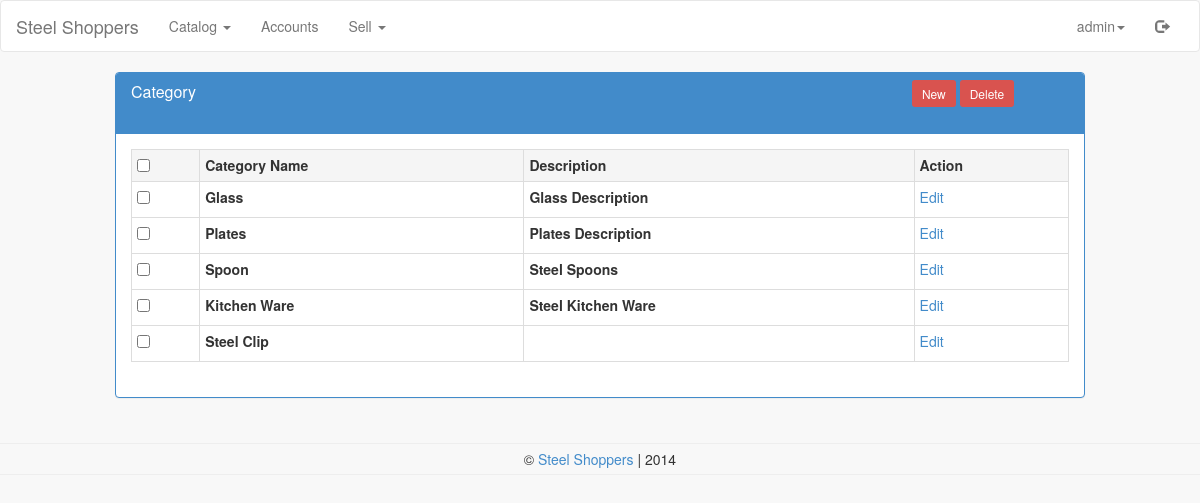
The page /admin/category.php (signed in) on the database as committed earlier.
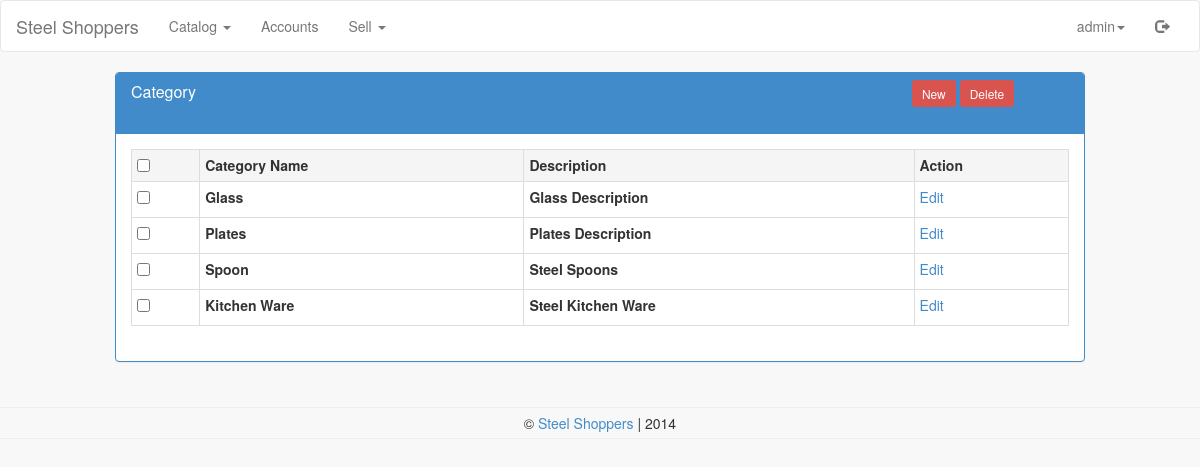
The same page on the database as committed later.
### tables this page shows
CREATE TABLE IF NOT EXISTS `ss_category` (
  `id` int(10) NOT NULL AUTO_INCREMENT,
  `category` varchar(200) NOT NULL,
  `description` varchar(500) NOT NULL,
  PRIMARY KEY (`id`)
);

### classes/DB.php (called while the page is built, shortened)
<?php
class DB {
    private static $_instance = null;
    private $_pdo,
            $_query,
            $_error = false,
            $_results,
            $_count = 0;
    private function __construct() {
        try {
            $this->_pdo = new PDO('mysql:host=' . Config::get('mysql/host') . ';dbname=' . Config::get('mysql/db'), Config::get('mysql/username'), Config::get('mysql/password'));
        } catch(PDOException $e) {
            die($e->getMessage());
        }
    }
    public static function getInstance() {
        if(!isset(self::$_instance)) {
            self::$_instance = new DB();
        }
        return self::$_instance;
    }
    public function query($sql, $params = array()) {
        $this->_error = false;
        if($this->_query = $this->_pdo->prepare($sql)) {
            $x = 1;
            if(count($params)) {
                foreach($params as $param) {
                    $this->_query->bindValue($x, $param);
                    $x++;
                }
            }
            if($this->_query->execute()) {
                $this->_results = $this->_query->fetchAll(PDO::FETCH_OBJ);
                $this->_count = $this->_query->rowCount();
            } else {
                $this->_error = true;
            }
        }
        return $this;
    }
    public function action($action, $table, $where = array(), $limit = 30) {
        if(count($where) === 3) {
            $operators = array('=', '>', '<', '>=', '<=');
            $field = $where[0];
            $operator = $where[1];
            $value = $where[2];
            if(in_array($operator, $operators)) {
                $sql = "{$action} FROM {$table} WHERE {$field} {$operator} ? LIMIT {$limit}";
                if(!$this->query($sql, array($value))->error()) {
                    return $this;
                }
            }
        }
        return false;
    }
    public function get($table, $where) {
        return $this->action('SELECT *', $table, $where);
    }
    public function results() {
        return $this->_results;
    }
    public function error() {
        return $this->_error;
    }
    public function count() {
        return $this->_count;
    }
}

### classes/Config.php (called while the page is built)
<?php
class Config {
    public static function get($path = null) {
        if($path) {
            $config = $GLOBALS['config'];
            $path = explode('/', $path);
            foreach($path as $bit) {
                if(isset($config[$bit])) {
                    $config = $config[$bit];
                }
            }
            return $config;
        }
        return false;
    }
}

### admin/category.php (the view, shortened to what this page needs)
<?php
require_once 'header.php';
?>
<div class="row">
    <div class="col-md-1"></div>
    <div class="col-md-10">
        <div class="panel panel-primary">
            <div class="panel-heading">
                <div class="row">
                    <div class="col-sm-9">
                        <h3 class="panel-title">Category</h3>
                    </div>
                    <div class="col-sm-3">
                        <center>
                            <a href="add-category.php" class="btn-sm btn-danger">New</a>
                            <a onclick="$('#form').submit();" class="btn-sm btn-danger" style="cursor: pointer;">Delete</a>
                        </center>
                    </div>
                </div>
            </div>
            <div class="panel-body">
                <form action="#" method="post" id="form">
                    <table class="table table-bordered table-condensed table-hover">
                        <tr class="active">
                            <th><input type="checkbox" onclick="$('input[type*=\'checkbox\']').attr('checked', this.checked);"></th>
                            <th>Category Name</th>
                            <th>Description</th>
                            <th>Action</th>
                        </tr>
                                <?php
                                $db = DB::getInstance();
                                $data = $db->action('SELECT *', 'ss_category', array('1', '=', '1'));
                                $count = $data->count();
                                for($x = 0; $x<$count; $x++) {
                                ?>
                        <tr>
                            <td><input type="checkbox" id="<?php echo $data->results()[$x]->id; ?>" name="id" value="<?php echo $data->results()[$x]->id; ?>"></td>
                            <td><label for="<?php echo $data->results()[$x]->id; ?>"><?php echo $data->results()[$x]->category; ?></label></td>
                            <td><label for="<?php echo $data->results()[$x]->id; ?>"><?php echo $data->results()[$x]->description; ?></label></td>
                            <td><a href="edit-category.php?id=<?php echo $data->results()[$x]->id . "&category=" . $data->results()[$x]->category . "&description=" . $data->results()[$x]->description; ?>&#edit">Edit</a></td>
                        </tr>
                        <?php   } ?>
                    </table>
                </form>
            </div>
        </div>
    </div>
    <div class="col-md-1"></div>
</div>
<?php
require_once 'footer.php';
?>

Rows that differ between the two databases and show on the page:
removed ss_category: category "Steel Clip"
